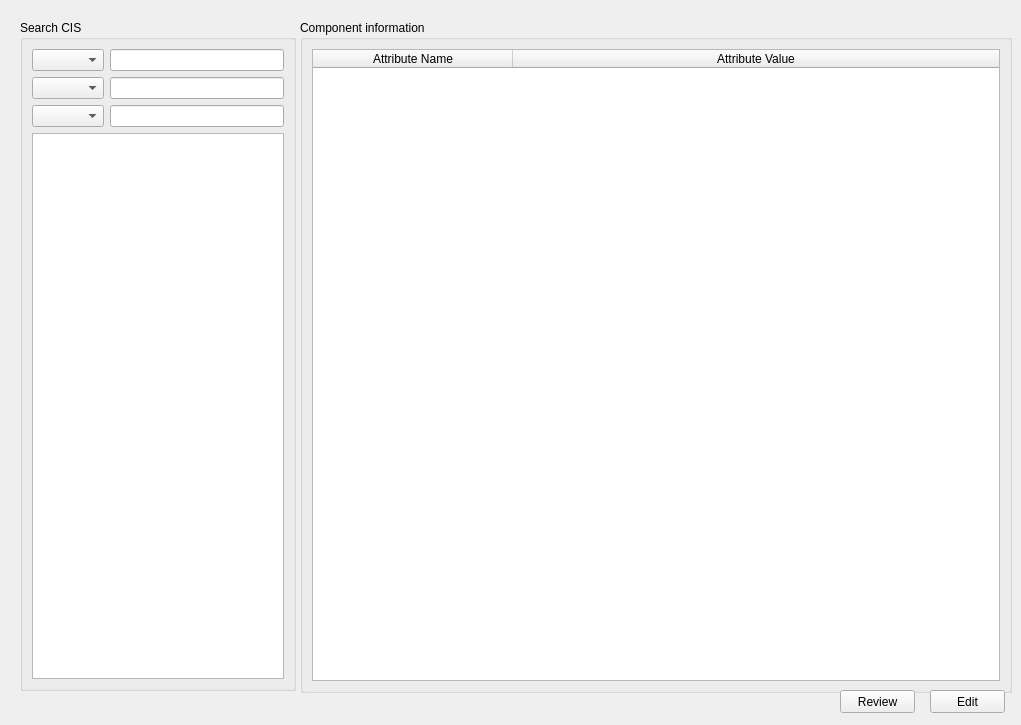
      <widget class="QWidget" name="tab_8">
       <attribute name="title">
        <string>Search</string>
       </attribute>
       <widget class="QGroupBox" name="groupBoxSearch">
        <property name="geometry">
         <rect>
          <x>20</x>
          <y>20</y>
          <width>276</width>
          <height>671</height>
         </rect>
        </property>
        <property name="sizePolicy">
         <sizepolicy hsizetype="Maximum" vsizetype="Preferred">
          <horstretch>0</horstretch>
          <verstretch>0</verstretch>
         </sizepolicy>
        </property>
        <property name="maximumSize">
         <size>
          <width>500</width>
          <height>16777215</height>
         </size>
        </property>
        <property name="title">
         <string>Search CIS</string>
        </property>
        <layout class="QGridLayout" name="gridLayout_6">
         <item row="1" column="0">
          <widget class="QComboBox" name="boxSearch1">
           <property name="enabled">
            <bool>true</bool>
           </property>
           <property name="toolTip">
            <string>&lt;html&gt;&lt;head/&gt;&lt;body&gt;&lt;p&gt;Select an attribute name to be searched in&lt;/p&gt;&lt;p&gt;&lt;span style=&quot; font-style:italic;&quot;&gt;You can search by several attributes simultaneously&lt;/span&gt;&lt;/p&gt;&lt;/body&gt;&lt;/html&gt;</string>
           </property>
           <property name="currentIndex">
            <number>-1</number>
           </property>
          </widget>
         </item>
         <item row="1" column="1">
          <widget class="QLineEdit" name="editSearch1">
           <property name="enabled">
            <bool>true</bool>
           </property>
           <property name="toolTip">
            <string>&lt;html&gt;&lt;head/&gt;&lt;body&gt;&lt;p&gt;Search CIS components by its attributes.&lt;/p&gt;&lt;p&gt;Type a string to get a list of components which have this string in the selected parameter (case insensivitive). Press Enter to start search.&lt;/p&gt;&lt;p&gt;&lt;span style=&quot; font-style:italic;&quot;&gt;You can search by several attributes simultaneously&lt;/span&gt;&lt;/p&gt;&lt;/body&gt;&lt;/html&gt;</string>
           </property>
          </widget>
         </item>
         <item row="3" column="0">
          <widget class="QComboBox" name="boxSearch2">
           <property name="enabled">
            <bool>true</bool>
           </property>
           <property name="toolTip">
            <string>&lt;html&gt;&lt;head/&gt;&lt;body&gt;&lt;p&gt;Select an attribute name to be searched in&lt;/p&gt;&lt;p&gt;&lt;span style=&quot; font-style:italic;&quot;&gt;You can search by several attributes simultaneously&lt;/span&gt;&lt;/p&gt;&lt;/body&gt;&lt;/html&gt;</string>
           </property>
          </widget>
         </item>
         <item row="3" column="1">
          <widget class="QLineEdit" name="editSearch2">
           <property name="enabled">
            <bool>true</bool>
           </property>
           <property name="toolTip">
            <string>&lt;html&gt;&lt;head/&gt;&lt;body&gt;&lt;p&gt;Search CIS components by its attributes.&lt;/p&gt;&lt;p&gt;Type a string to get a list of components which have this string in the selected parameter (case insensivitive). Press Enter to start search.&lt;/p&gt;&lt;p&gt;&lt;span style=&quot; font-style:italic;&quot;&gt;You can search by several attributes simultaneously&lt;/span&gt;&lt;/p&gt;&lt;/body&gt;&lt;/html&gt;</string>
           </property>
          </widget>
         </item>
         <item row="5" column="0" colspan="2">
          <widget class="QListWidget" name="listFound">
           <property name="sizePolicy">
            <sizepolicy hsizetype="MinimumExpanding" vsizetype="Expanding">
             <horstretch>0</horstretch>
             <verstretch>0</verstretch>
            </sizepolicy>
           </property>
           <property name="toolTip">
            <string>&lt;html&gt;&lt;head/&gt;&lt;body&gt;&lt;p&gt;List of found components&lt;/p&gt;&lt;p&gt;Click on component name to see its attributes. Click Derive from selected button to import attributes into Edit Component page.&lt;/p&gt;&lt;/body&gt;&lt;/html&gt;</string>
           </property>
          </widget>
         </item>
         <item row="4" column="1">
          <widget class="QLineEdit" name="editSearch3">
           <property name="enabled">
            <bool>true</bool>
           </property>
           <property name="toolTip">
            <string>&lt;html&gt;&lt;head/&gt;&lt;body&gt;&lt;p&gt;Search CIS components by its attributes.&lt;/p&gt;&lt;p&gt;Type a string to get a list of components which have this string in the selected parameter (case insensivitive). Press Enter to start search.&lt;/p&gt;&lt;p&gt;&lt;span style=&quot; font-style:italic;&quot;&gt;You can search by several attributes simultaneously&lt;/span&gt;&lt;/p&gt;&lt;/body&gt;&lt;/html&gt;</string>
           </property>
          </widget>
         </item>
         <item row="4" column="0">
          <widget class="QComboBox" name="boxSearch3">
           <property name="enabled">
            <bool>true</bool>
           </property>
           <property name="toolTip">
            <string>&lt;html&gt;&lt;head/&gt;&lt;body&gt;&lt;p&gt;Select an attribute name to be searched in&lt;/p&gt;&lt;p&gt;&lt;span style=&quot; font-style:italic;&quot;&gt;You can search by several attributes simultaneously&lt;/span&gt;&lt;/p&gt;&lt;/body&gt;&lt;/html&gt;</string>
           </property>
          </widget>
         </item>
        </layout>
       </widget>
       <widget class="QGroupBox" name="groupBoxView">
        <property name="geometry">
         <rect>
          <x>300</x>
          <y>20</y>
          <width>712</width>
          <height>673</height>
         </rect>
        </property>
        <property name="sizePolicy">
         <sizepolicy hsizetype="MinimumExpanding" vsizetype="Preferred">
          <horstretch>0</horstretch>
          <verstretch>0</verstretch>
         </sizepolicy>
        </property>
        <property name="title">
         <string>Component information</string>
        </property>
        <layout class="QVBoxLayout" name="verticalLayout_2">
         <item>
          <widget class="QTableWidget" name="tableViewPatameters">
           <property name="toolTip">
            <string>&lt;html&gt;&lt;head/&gt;&lt;body&gt;&lt;p&gt;Component's attributes&lt;/p&gt;&lt;/body&gt;&lt;/html&gt;</string>
           </property>
           <property name="editTriggers">
            <set>QAbstractItemView::NoEditTriggers</set>
           </property>
           <attribute name="horizontalHeaderCascadingSectionResizes">
            <bool>true</bool>
           </attribute>
           <attribute name="horizontalHeaderDefaultSectionSize">
            <number>200</number>
           </attribute>
           <attribute name="horizontalHeaderStretchLastSection">
            <bool>true</bool>
           </attribute>
           <attribute name="verticalHeaderVisible">
            <bool>false</bool>
           </attribute>
           <attribute name="verticalHeaderDefaultSectionSize">
            <number>20</number>
           </attribute>
           <column>
            <property name="text">
             <string>Attribute Name</string>
            </property>
           </column>
           <column>
            <property name="text">
             <string>Attribute Value</string>
            </property>
           </column>
          </widget>
         </item>
        </layout>
       </widget>
       <widget class="QPushButton" name="pushButton_14">
        <property name="geometry">
         <rect>
          <x>930</x>
          <y>690</y>
          <width>75</width>
          <height>23</height>
         </rect>
        </property>
        <property name="text">
         <string>Edit</string>
        </property>
       </widget>
       <widget class="QPushButton" name="pushButton_15">
        <property name="geometry">
         <rect>
          <x>840</x>
          <y>690</y>
          <width>75</width>
          <height>23</height>
         </rect>
        </property>
        <property name="text">
         <string>Review</string>
        </property>
       </widget>
       <widget class="QLabel" name="label_176">
        <property name="geometry">
         <rect>
          <x>520</x>
          <y>696</y>
          <width>311</width>
          <height>20</height>
         </rect>
        </property>
        <property name="text">
         <string/>
        </property>
       </widget>
      </widget>
